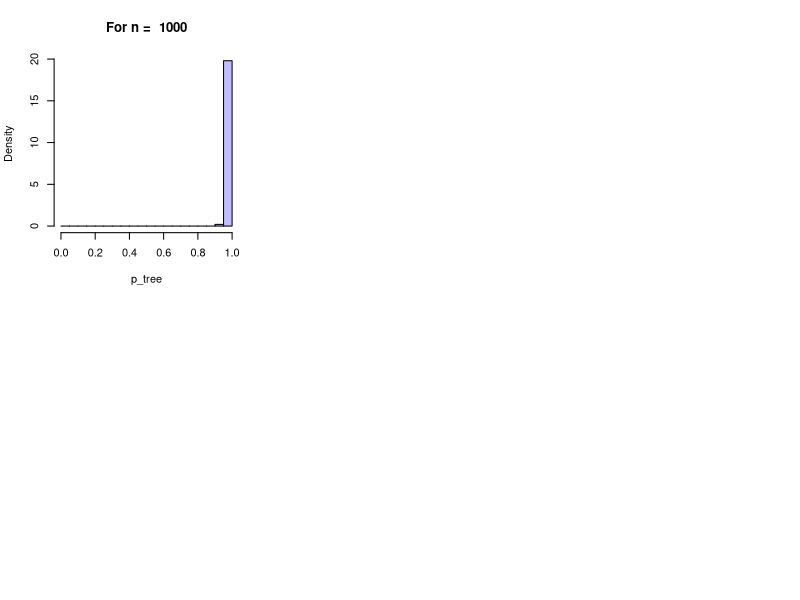

This chart was generated by the following R code: (Note: this script raises an error after producing the figure.)
#1
library(igraph)

check.tree <- function(n, c, d){
	p = c / n
	vector = NULL
	for(i in 1:100){
		con = NULL
		for(j in 1:20){
			g = sample_gnp(n,p)
			v = sample(1:n,1)
			sub = induced_subgraph(g, which(distances(g, v, as.vector(V(g))) <= d))
			con = c(con,as.numeric(length(V(sub)) == length(E(sub)) + 1))
		}
		vector = c(vector,mean(con))
	}
	return(vector)
}

main <- function(d = 4){
	nseq = c(1000,3000,6000,10000,30000,60000)
	cseq = c(0.5,1,1.5,2)
	for (c in cseq){
		quartz(width = 10, height = 7)
		layout(matrix(1:6, nrow = 2, byrow = T))
		for (n in nseq){
			vector = check.tree(n, c, d)
			print(range(vector))
			x=vector[1:20]
			t = (mean(x)-1)/sqrt(var(x)/length(x))
			p = pt(t,length(x)-1,lower.tail=T)
			print(p)
			l = sort(vector)[3]
			u = sort(vector)[97]
			hist(vector, breaks=seq(0,1,by=.05), prob=TRUE, xlab="p_tree", col=rgb(0,0,1,1/4), main=paste("For n = ",n))
			legend("topleft", c(paste("CI = (",l,",",u,")"),paste("s.e. = ",se(vector))))
		}
	}
}

main()

#2
library(igraph)

myplot <- function(matrix){
	r = length(matrix[,1])
	c = length(matrix[1,])
	x = row.names(matrix)
	plot(NULL, xlim = c(0,10000), ylim = c(min(matrix),max(matrix)), xlab = "n", ylab = "count")
	for (i in 1:c){
		lines(x, matrix[,i], col = i, lty = 1, lwd = 2)
	}
}

find_cycle <- function(n, c, d){
	p = c / n
	g = sample_gnp(n,p)
	v = sample(1:n,1)
	sub = induced_subgraph(g, which(distances(g, v, as.vector(V(g))) <= d))
	Cycles = NULL
	for(v1 in V(sub)){
		for(v2 in neighbors(sub, v1, mode="out")){
			Cycles = c(Cycles, lapply(all_simple_paths(sub, v2,v1, mode="out"), function(p) c(v1,p)))
		}
	}
	u = length(Cycles[which(sapply(Cycles, length) == 4)])/6
	v = length(Cycles[which(sapply(Cycles, length) == 5)])/8
	w = length(Cycles[which(sapply(Cycles, length) == 6)])/10
	return(sum(u,v,w))
}

main <- function(d=4){
	nseq = c(100,300,600,1000,3000,6000)
	cseq = c(0.5,1,1.5,2)
	tmatrix = data.frame()
	for (n in nseq){
		tvector = NULL
		for (c in cseq){
			tval = 0
			for(rept in 1:500){
				v = find_cycle(n, c, d)
				tval = tval + v
			}
			tvector = c(tvector, tval/500)
		}
		tmatrix = rbind(tmatrix, tvector)
	}
	rownames(tmatrix) = nseq
	colnames(tmatrix) = cseq
	dev.new()
	myplot(tmatrix)
}

main()

#3
library(igraph)

check.tree <- function(n, c, d){
	p = c / n
	vector = NULL
	for(i in 1:100){
		con = NULL
		for(j in 1:20){
			g = sample_gnp(n,p)
			v = sample(1:n,1)
			sub = induced_subgraph(g, which(distances(g, v, as.vector(V(g))) <= d))
			con = c(con,as.numeric(length(V(sub)) == length(E(sub)) + 1))
		}
		vector = c(vector,mean(con))
	}
	return(vector)
}

main <- function(){
	nseq = c(2000,5000,10000,50000,100000,200000)
	dseq = seq(3,6,by=1)
	c = 3
	for (d in dseq){
		quartz(width = 10, height = 7)
		layout(matrix(1:6, nrow = 2, byrow = T))
		for (n in nseq){
			vector = check.tree(n, c, d)
			print(range(vector))
			print(mean(vector))
			l = sort(vector)[3]
			u = sort(vector)[97]
			hist(vector, breaks=seq(-0.05,1.05,by=0.1), prob=TRUE, xlab="p_tree", col=rgb(0,0,1,1/4), main=paste("For n = ",n))
			legend("topleft", c(paste("CI = (",l,",",u,")"),paste("mean = ",mean(vector))))
			legend("topright", c(paste("CI = (",l,",",u,")"),paste("mean = ",mean(vector))))
		}
	}
}

main()

#4
library(igraph)

deg <-function(n, c, d){
	vector = NULL
	p = c / n
	for (i in 1:1000){
		g = sample_gnp(n,p)
		v = sample(1:n,1)
		dg = degree(g, v)
		vector = c(vector, dg)
	}
	return(vector)
}

main <- function(d = 4){
	nseq = c(100,500,1000,10000)
	cseq = c(0.5,1,1.5,2,3,4)
	for (c in cseq){
		quartz(width = 10, height = 7)
		layout(matrix(1:6, nrow = 2, byrow = T))
		for (n in nseq){
			vector = deg(n,c,d)
			poi = round(dpois(c(1:10),c)*1000)
			poi = c(1000 - sum(poi), poi)
			poi = rep(c(0:10),poi)
			chi = 0
			for(i in 1:10){
				chi = chi + (length(which(vector == i))/1000 - dpois(i,c))^2/dpois(i,c)
			}
			p1 = round(pchisq(chi,9, lower.tail=F),2)
			x = NULL
			y = NULL
			for(i in 0:10){
				x = c(x, length(which(vector <= i))/1000)
				y = c(y, length(which(vector <= i))/1000)
			}
			p2 = round(ks.test(x,y)$p.value,2)
			p3 = round(t.test(vector,poi, alternative = "two.sided", var.equal = FALSE)$p.value,2)
			hist(vector, breaks=seq(-.5,15.5,by=1), ylim=c(0,0.1+max(dpois(1:10,c))), prob=T, xlab="degree", ylab="probability", col=rgb(0,0,1,1/4), main=paste("For n = ",n))	## range of x (-.5,15.5) for c = 4 and (-.5,12.5) for c = 3
			hist(poi, breaks=seq(-.5,15.5,by=1), ylim=c(0,max(0.1+dpois(1:10,c))), prob=T, xlab="degree", ylab="probability", col=rgb(1,0,0,1/4), add=T)
			legend("topright", c("p-value",paste("chisq.test = ",p1),paste("ks.test = ",p2),paste("t.test = ",p3)))
		}
	}
}

main()

#5
library(igraph)

nbdeg <- function(n, c, d, l){
	p = c / n
	vector = NULL
	for (i in 1:1000){
		g = sample_gnp(n,p)
		v = sample(1:n,1)
		ngb = which(distances(g,v,V(g)) == l)
		if(length(ngb) == 1){
			vector = c(vector, degree(g,ngb))
		}
		if(length(ngb) > 1){
			dg = degree(g, sample(ngb,1))
			vector = c(vector, dg)
		}
	}
	return(vector)
}

main <- function(d = 5){
	nseq = c(100,500,1000,10000)
	cseq = c(0.5,1,1.5,2,3,4)
	l = 1
	for (c in cseq){
		quartz(width = 10, height = 7)
		layout(matrix(1:4, nrow = 2, byrow = T))
		for (n in nseq){
			vector = nbdeg(n, c, d, l)
			poi = round(dpois(c(1:10),c)*1000)
			poi = c(1000 - sum(poi), poi)
			poi = rep(c(0:10),poi)
			poi = poi + 1
			chi = 0
			for(i in 1:10){
				chi = chi + (length(which(vector == i))/1000 - dpois(i,c))^2/dpois(i,c)
			}
			p1 = round(pchisq(chi,9, lower.tail=F),2)
			x = NULL
			y = NULL
			for(i in 0:10){
				x = c(x, length(which(vector <= i))/1000)
				y = c(y, length(which(vector <= i))/1000)
			}
			p2 = round(ks.test(x,y)$p.value,2)
			p3 = round(t.test(vector,poi, alternative = "two.sided", var.equal = FALSE)$p.value,2)
			hist(vector, breaks=seq(-.5,15.5,by=1), ylim=c(0,0.1+max(dpois(1:10,c))), prob=T, xlab="degree", col=rgb(0,0,1,1/4), main=paste("For n = ",n))	## range of x (-.5,15.5) for c = 4 and (-.5,12.5) for c = 3
			hist(poi, breaks=seq(-.5,15.5,by=1), ylim=c(0,max(0.1+dpois(1:10,c))), prob=T, xlab="degree", ylab="probability", col=rgb(1,0,0,1/4), add=T)
			legend("topright", c("p-value",paste("chisq.test = ",p1),paste("ks.test = ",p2),paste("t.test = ",p3)))
		}
	}
}

main()

#6
library(igraph)

ngbhdeg <-function(n, c, d){
	vec1 = NULL
	vec2 = NULL
	p = c / n
	i = 0
	while(i < 100){
		g = sample_gnp(n,p)
		v = sample(1:n,1)
		dis = distances(g,v,V(g))
		if(length(which(dis <= d)) >= 5){
			vertex = sample(intersect(which(dis>0),which(dis<d)), 2, replace = FALSE)
			vec1 = c(vec1, degree(g,vertex[1]))
			vec2 = c(vec2, degree(g,vertex[2]))
			i = i + 1
		}
	}
	return(list(vec1, vec2))
}

test.kendall <- function(x,y){
	n = length(x)
	con = 0
	for(i in 1:n){
		for(j in 1:n){
			if(isTRUE((x[i]-x[j])*(y[i]-y[j]) > 0)){
				con = +1
			}
		}
	}
	r = con/(2*choose(n,2))
	return(r)
}

test.spearman <- function(x,y){
	n = length(x)
	d = rank(x)-rank(y)
	s = sum(d*d)
	r = 1-6*s/(n*(n^2-1))
	return(r)
}

test.chisq <- function(x,y){
	k = 5
	table = matrix(0,k,k)
	n = length(x)
	for(i in 1:n){
		if(x[i] < k && y[i] < k && x*y > 0){
			table[x[i],y[i]] = table[x[i],y[i]] + 1
		}
	}
	for(i in 1:(k-1)){
		table[k,i] = sum(table[,i])
		table[i,k] = sum(table[i,])
	}
	table[k,k] = sum(table[k,])
	n = table[k,k]
	chi = 0
	for(i in 1:(k-1)){
		for(j in 1:(k-1)){
			e = table[i,k]*table[k,j]/n
			chi = chi + (table[i,j] - e)^2/e
		}
	}
	p = round(pchisq(chi,(k-2)^2,lower.tail=FALSE),2)
	return(p)
}

main <- function(d = 4){
	nseq = c(seq(1000,9000,by=4000),seq(30000,90000,by=20000))
	cseq = c(1,1.5,2,2.5)
	chi = NULL
	quartz(width = 10, height = 7)
	layout(matrix(1:4, nrow = 2, byrow = T))
	for (c in cseq){
		r.k = NULL
		r.s = NULL
		p.chi = NULL
		for (n in nseq){
			out = ngbhdeg(n, c, d)
			vec1 = unlist(out[1])
			vec2 = unlist(out[2])
			r.k = c(r.k,test.kendall(vec1,vec2))
			r.s = c(r.s,test.spearman(vec1,vec2))
			p.chi = c(p.chi,test.chisq(vec1,vec2))
		}
		chi = rbind(chi,p.chi)
		print(chi)
		plot(nseq, abs(r.k), ylim = c(0,1), xlab="n", ylab="correlation", col=2, pch=20, main=paste("For c = ",c))
		points(nseq, abs(r.s), col=3, pch = 20)
		legend("topleft",legend=c("Kendall corr","Pearson rank corr"),col=c(2,3),pch=20)
		legend("topright",legend=c("p-value of chisq test"),col=c(4),pch=20)
	}
	print(chi)
	quartz(width = 10, height = 7)
	layout(matrix(1:4, nrow = 2, byrow = T))
	for(i in 1:length(chi[,1])){
		plot(nseq, chi[i,], ylim = c(0,1), xlab="n", ylab="p-value", col=4, pch=20, main=paste("For c = ",cseq[i]))
	}
}

main()

#7
library(igraph)

ngbhdeg <-function(n, c, d){
	vec1 = NULL
	vec2 = NULL
	p = c / n
	i = 0
	while(i < 1000){
		g = sample_gnp(n,p)
		v = sample(1:n,1)
		dis = distances(g,v,V(g))
		if(length(which(dis <= d)) >= 5){
			vertex = sample(intersect(which(dis>0),which(dis<d)), 2, replace = FALSE)
			vec1 = c(vec1, degree(g,vertex[1]))
			vec2 = c(vec2, degree(g,vertex[2]))
			i = i + 1
		}
	}
	return(list(vec1, vec2))
}

main <- function(d = 4){
	nseq = c(500,1000,5000,10000)
	cseq = c(1,1.5,2,3)
	for (c in cseq){
		quartz(width = 10, height = 7)
		layout(matrix(1:4, nrow = 2, byrow = T))
		r.k = NULL
		r.s = NULL
		p.chi = NULL
		for (n in nseq){
			out = ngbhdeg(n, c, d)
			vec1 = unlist(out[1])
			vec2 = unlist(out[2])
			poi = round(dpois(c(1:13),2*c)*1000)
			poi = c(1000 - sum(poi), poi)
			poi = rep(c(0:13),poi)
			poi = poi + 2
			vector = vec1 + vec2
			chi = 0
			for(i in 2:15){
				chi = chi + (length(which(vector == i))/1000 - dpois(i-2,2*c))^2/dpois(i-2,2*c)
			}
			p1 = round(pchisq(chi,13, lower.tail=F),2)
			x = NULL
			y = NULL
			for(i in 0:13){
				x = c(x, length(which(vector <= i))/1000)
				y = c(y, length(which(poi <= i))/1000)
			}
			p2 = round(ks.test(x,y)$p.value,2)
			p3 = round(t.test(vector,poi, alternative = "two.sided", var.equal = FALSE)$p.value,2)
			hist(vector, breaks=seq(-.5,20.5,by=1), ylim=c(0,0.1+max(dpois(1:10,c))), prob=T, xlab="degree", col=rgb(0,0,1,1/4), main=paste("For n = ",n))	## range of x (-.5,15.5) for c = 4 and (-.5,12.5) for c = 3
			hist(poi, breaks=seq(-.5,20.5,by=1), ylim=c(0,max(0.1+dpois(1:10,c))), prob=T, xlab="degree", col=rgb(1,0,0,1/4), add=T)
			legend("topright", c("p-value",paste("chisq.test = ",p1),paste("ks.test = ",p2),paste("t.test = ",p3)))
		}
	}
}

main()
